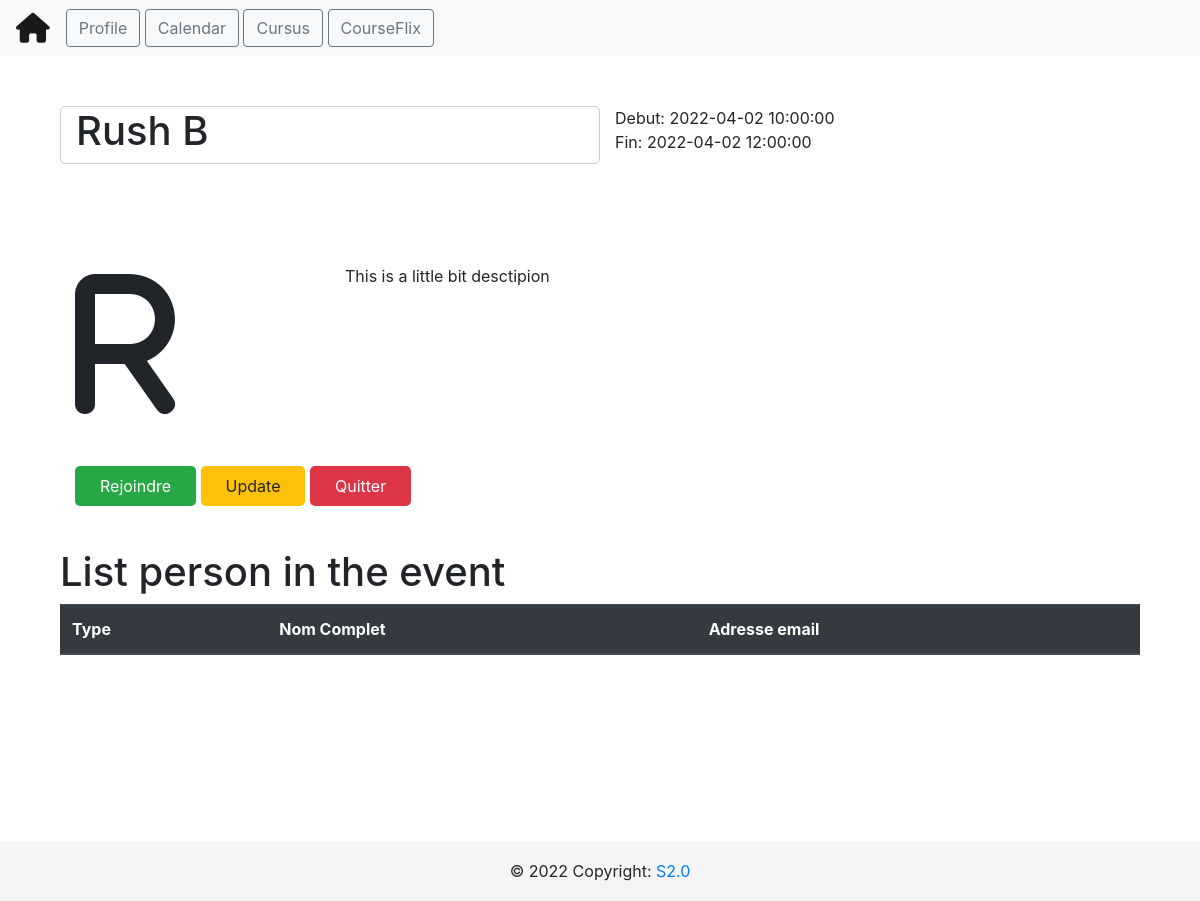
/calendar/event/2, run on an earlier commit of the app's database.
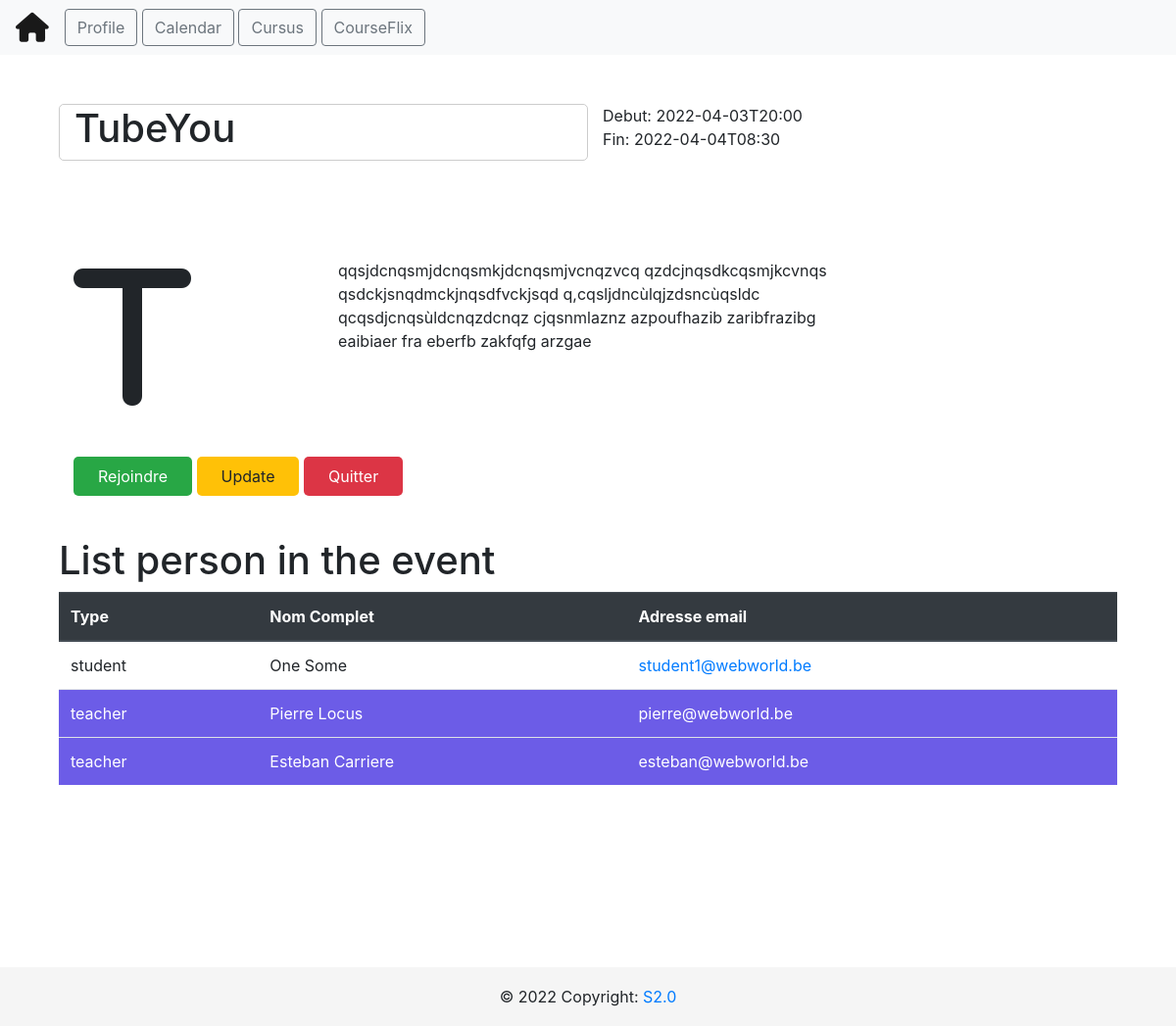
And on a later commit of the database.
### tables this page shows
CREATE TABLE events (
                        event_id INTEGER NOT NULL, 
                        title VARCHAR(100), 
                        date_from INTEGER, 
                        date_to INTEGER, 
                        organizer INTEGER, event_description TEXT, category_id INTEGER, 
                        PRIMARY KEY (event_id)
                    );

CREATE TABLE person (
            person_id INTEGER NOT NULL, 
            lastname VARCHAR(100), 
            firstname VARCHAR(100), 
            person_type VARCHAR(100), 
            email VARCHAR(100), 
            phone VARCHAR(100), 
            passwords VARCHAR(100), 
            PRIMARY KEY (person_id)
        );

### app.py (the view)
@api.route("/calendar/event/<int:id>")
def get_event(id):
    cursor = db.cursor()
    cursor.execute("SELECT * FROM events WHERE event_id = {}".format(id))
    rows = cursor.fetchall()
    event = rows
    cursor.execute("SELECT * FROM event_attendes WHERE event_id = {}".format(id))
    rows = cursor.fetchall()
    person_attendes = rows
    persons = []
    for i in range(len(person_attendes)):
        cursor.execute(
            "SELECT * FROM person WHERE person_id = {}".format(person_attendes[i][2])
        )
        rows = cursor.fetchall()
        persons.append(
            {
                "id": rows[0][0],
                "lastname": rows[0][1],
                "firstname": rows[0][2],
                "person_type": rows[0][3],
                "email": rows[0][4],
            }
        )
    return render_template(
        "view_event.html",
        event={
            "event_id": event[0][0],
            "title": event[0][1],
            "start": event[0][2],
            "end": event[0][3],
            "organizer": event[0][4],
            "description": event[0][5],
            "category_id": event[0][6],
        },
        persons=persons,
    )

### templates/view_event.html (shortened to what this page needs)
{% extends "layout.html" %} {% block title %} {{event.title}} {% endblock %} {%
block head %} {{ super() }}
{% endblock %} {% block content %}
<section>
  <div class="container">
    <div class="row row-event event-header">
      <div class="col-md-6 event-title">
        <h1>{{event.title}}</h1>
      </div>
      <div class="col-md-6">
        <div class="row">
          <div class="col-md-12 event-date">Debut: {{event.start}}</div>
        </div>
        <div class="row">
          <div class="col-md-12 event-date">Fin: {{event.end}}</div>
        </div>
      </div>
    </div>
    <div class="row row-event">
      <div class="col-md-3 event-icon">
        <i class="fa-solid fa-{{event.title[0]|lower}} fa-10x"></i>
      </div>
      <div class="col-md-6 event-description">
        <div class="row">
          <div class="col-md-12">{{event.description}}</div>
        </div>
      </div>
    </div>
    <div class="row row-event">
      <div class="col-md-6">
        <a href="#" class="btn-event btn-success">Rejoindre</a>
        <a href="#" class="btn-event btn-warning" id="updater">Update</a>
        <a href="#" class="btn-event btn-danger">Quitter</a>
      </div>
    </div>
  </div>
</section>
<section>
  <div class="container">
    <div class="row">
      <div class="col-md-12">
        <h1>List person in the event</h1>
      </div>
    </div>
    <div class="row">
      <div class="col-md-12">
        <table class="table">
          <thead class="thead-dark">
            <th>Type</th>
            <th>Nom Complet</th>
            <th>Adresse email</th>
          </thead>
          <tbody>
            {% for person in persons %} {% if person.person_type == "teacher" %}
            <tr class="table-row-teacher">
              {%else %}
            <tr>
              {%endif %}
              <td>{{person.person_type}}</td>
              <td>{{person.firstname}} {{person.lastname}}</td>
              <td><a href="mailto:{{person.email}}">{{person.email}}</a></td>
            </tr>
            {% endfor %}
          </tbody>
        </table>
      </div>
    </div>
  </div>
</section>
{% endblock %}

### templates/layout.html (shortened to what this page needs)
<!DOCTYPE html>
<html lang="en">
<head>
    {% block head %}
    <link rel="stylesheet" href="./css/profile.css">
    <link href="//netdna.bootstrapcdn.com/font-awesome/3.2.1/css/font-awesome.css" rel="stylesheet">
    <link rel="stylesheet" href="https://cdn.jsdelivr.net/npm/bootstrap@4.3.1/dist/css/bootstrap.min.css">
    {% endblock %}
</head>
<body>
    <nav class="navbar navbar-light bg-light">
        <form class="form-inline">
            <a href="/" class="navbar-brand navbar-left">
                <i class="fa fa-home fa-xl"></i>
            </a>
            <span>
                <a href="/profile">
                    <button class="btn btn btn-outline-secondary float" type="button">
                        Profile
                    </button>
                </a>
                <a href="/calendar">
                    <button class="btn btn btn-outline-secondary" type="button">
                        Calendar
                    </button>
                </a>
                <a href="/courses">
                    <button class="btn btn btn-outline-secondary" type="button">
                        Cursus
                    </button>
                </a>
                <a href="/cursusflix">
                    <button class="btn btn btn-outline-secondary" type="button">
                        CourseFlix
                    </button>
                </a>
            </span>
        </form>
    </nav>
    <div class="container pb-5 my-5">
{% block content %}{% endblock %}
    </div>
    <footer class="footer">
        <div class="footer-copyright text-center">© 2022 Copyright:
          <a href="/">S2.0</a>
        </div>
      </footer>
</body>
</html>

### templates/css/profile.css (style rules this page uses)
body { color: #6F8BA4; margin-top:20px; }

### templates/layout.html (style rules this page uses)
footer { position: fixed; bottom: 0; width: 100%; height: 60px; line-height: 60px; background-color: #f5f5f5; }
body { min-height: 100vh!important; }
.navbar a { text-decoration: none!important; }

### templates/view_event.html (style rules this page uses)
.row-event { margin: 50px auto; }
.event-title { border: 1px solid #ccc; border-radius: 5px; decoration: underline; }
.btn-event { min-width: 60px; padding: 10px 25px; border-radius: 5px; }
.table { margin-bottom: 150px; }
.table-row-teacher td { background-color: #6c5ce7; color: white; }
.table-row-teacher td a { color: white; decoration: none; }

What changed in the data, as far as the page shows it:
changed events: title "Rush B" → "TubeYou"; start "2022-04-02 10:00:00" → "2022-04-03T20:00"; end "2022-04-02 12:00:00" → "2022-04-04T08:30"; description "This is a little bit desctipion" → "qqsjdcnqsmjdcnqsmkjdcnqsmjvcnqzvcq qzdcjnqsdkcqsmjkcvnqs qsdckjsnqdmckjnqsdfvckjsqd q,cqsljdncùlqjzdsncùqsldc qcqsdjcnqsùldcnqzdcnqz cjqsnmlaznz azpoufhazib zaribfrazibg eaibiaer fra eberfb zakfqfg arzgae"
now on this page (row edited): person: person_type "student", firstname "One", lastname "Some", email "student1@webworld.be"
now on this page (row edited): person: person_type "teacher", firstname "Pierre", lastname "Locus", email "pierre@webworld.be"
now on this page (row edited): person: person_type "teacher", firstname "Esteban", lastname "Carriere", email "esteban@webworld.be"
